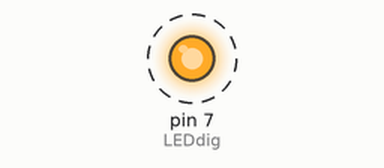
The sketch below on a simulated Arduino Uno, built with avr-gcc and run on an emulated ATmega328P. Parts: output pins drawn as LEDs (lit = HIGH). Dashed ring = blinking.

Above: at 0.5 s.
Timing chart, 0 to 4.6 s (numbered marks = the images above):
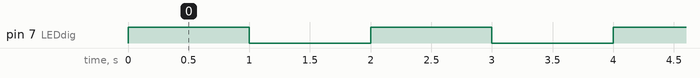

The sketch:

saida-digital.ino
```cpp
// C++ code
//
#define LEDdig 7

void setup()
{
  pinMode(LEDdig, OUTPUT);
}

void loop()
{
  digitalWrite(LEDdig, HIGH);
  Serial.println(1);
  delay(1000); // Wait for 1000 millisecond(s)

  digitalWrite(LEDdig, LOW);
   Serial.println(0);
  delay(1000); // Wait for 1000 millisecond(s)

}
```

Measured:
- by itself, pin 7 (LEDdig): alternates HIGH for 1.0 s and LOW for 1.0 s
